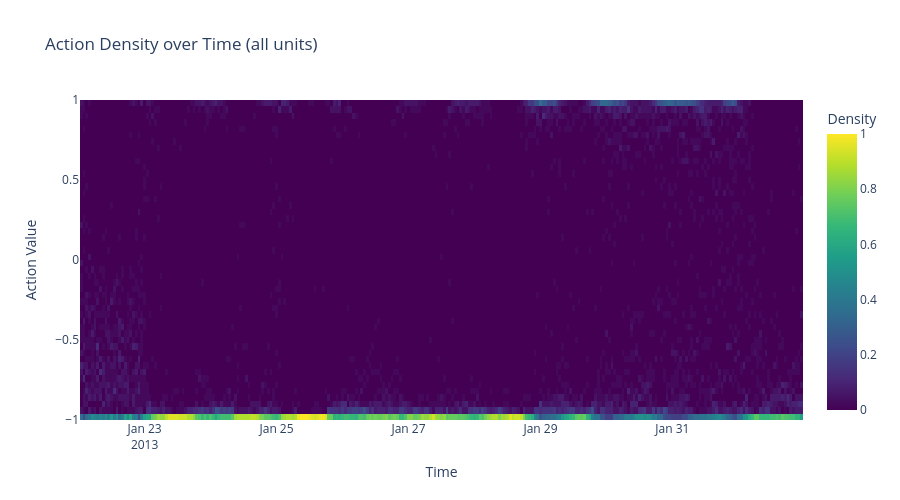

Notebook source saved alongside this figure:
### Code cell
# Action-Dichte ueber die Zeit (alle Units aggregiert)
action_bins = np.linspace(-1, 1, 51)
bin_centers = (action_bins[:-1] + action_bins[1:]) / 2

df_sorted = rl_data_df.sort_values("datetime")
times = sorted(df_sorted["datetime"].unique())
density_matrix = np.zeros((len(bin_centers), len(times)))

for t_idx, t in enumerate(times):
    values = df_sorted[df_sorted["datetime"] == t]["actions_0"].dropna().values
    if len(values) > 0:
        counts, _ = np.histogram(values, bins=action_bins)
        density_matrix[:, t_idx] = counts / (counts.sum() + 1e-9)

fig_density = go.Figure(go.Heatmap(
    x=times, y=bin_centers, z=density_matrix,
    colorscale="Viridis", colorbar=dict(title="Density"),
))
fig_density.update_layout(
    title="Action Density over Time (all units)",
    xaxis_title="Time", yaxis_title="Action Value",
    yaxis=dict(range=[-1, 1]), height=500,
)
fig_density.show()

### Figure 1 — Plotly figure (JSON) as saved in the notebook; plotly's stock layout.template omitted (floating-point values rounded to 4 significant figures; data arrays with more than 128 entries replaced by an {"elided": "..."} marker saying what was removed)
{"data": [{"colorbar": {"title": {"text": "Density"}}, "colorscale": [[0, "#440154"], [0.1111, "#482878"], [0.2222, "#3e4989"], [0.3333, "#31688e"], [0.4444, "#26828e"], [0.5556, "#1f9e89"], [0.6667, "#35b779"], [0.7778, "#6ece58"], [0.8889, "#b5de2b"], [1, "#fde725"]], "type": "heatmap", "x": {"elided": "263 str values"}, "y": [-0.98, -0.94, -0.9, -0.86, -0.82, -0.78, -0.74, -0.7, -0.66, -0.62, -0.58, -0.54, -0.5, -0.46, -0.42, -0.38, -0.34, -0.3, -0.26, -0.22, -0.18, -0.14, -0.1, -0.06, -0.02, 0.02, 0.06, 0.1, 0.14, 0.18, 0.22, 0.26, 0.3, 0.34, 0.38, 0.42, 0.46, 0.5, 0.54, 0.58, 0.62, 0.66, 0.7, 0.74, 0.78, 0.82, 0.86, 0.9, 0.94, 0.98], "z": {"elided": "50x263 float values"}}], "layout": {"height": 500, "title": {"text": "Action Density over Time (all units)"}, "xaxis": {"title": {"text": "Time"}}, "yaxis": {"range": [-1, 1], "title": {"text": "Action Value"}}}}
